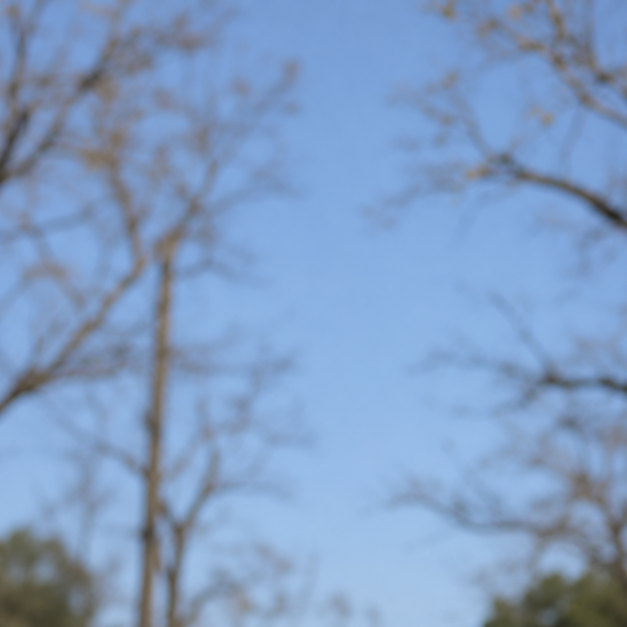
#> input picture output/retrato/fondo_cielo_arboles.png, 1254 x 1254 px (shown at 1/2 size)
$ python componer.py
#> lines starting #> are read from the running program, lines starting #| are printed output that depends on the picture
from pathlib import Path
from PIL import Image, ImageEnhance, ImageFilter

ROOT = Path(__file__).resolve().parents[2]
OUT = Path(__file__).resolve().parent


def compose(background_color=None, output_name='retrato_final_izquierda', crop_right=1024):
#> called with output_name = 'retrato_final_izquierda', crop_right = 1024
    background = Image.open(OUT / 'fondo_cielo_arboles.png').convert('RGB')
#> background is the input picture: PIL image 1254x1254 RGB; mean R, G, B 128.7, 156.8, 194.7
    background = background.resize((1024, 1024), Image.Resampling.LANCZOS)
#> background: PIL image 1024x1024 RGB
    if background_color is not None:
        background = Image.new('RGB', (1024, 1024), background_color)
    source = Image.open(ROOT / 'yo_sin_fondo.png').convert('RGBA')
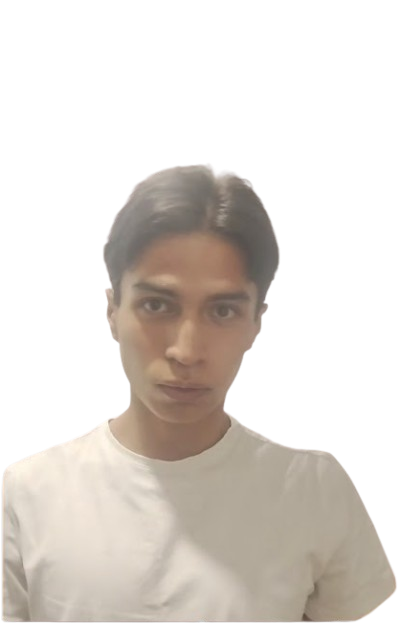
#> input picture yo_sin_fondo.png, 400 x 624 px
#> source is the input picture: PIL image 400x624 RGBA; mean R, G, B, A 75.2, 69.2, 63.3, 104.8
    source = source.crop(source.getbbox())
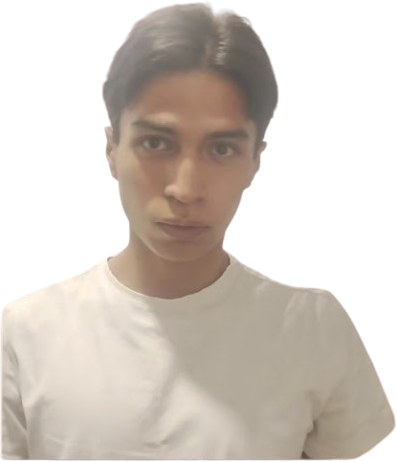
#> source: PIL image 397x462 RGBA; mean R, G, B, A 102.3, 94.1, 86.2, 142.6; transparent parts drawn white
    alpha = source.getchannel('A')
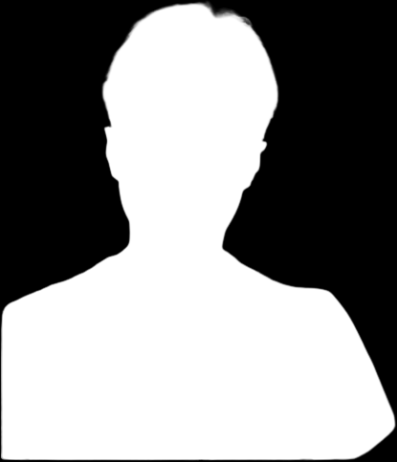
#> alpha: PIL image 397x462 L; min 0, max 255, mean 142.6
    rgb = source.convert('RGB')
    # Tonal corrections only: no synthesis, retouching, or facial reshaping.
    curve = [round(255 * (max(0, min(1, (v - 48) / 204)) ** 0.97)) for v in range(256)]
    rgb = rgb.point(curve * 3)
    red, green, blue = rgb.split()
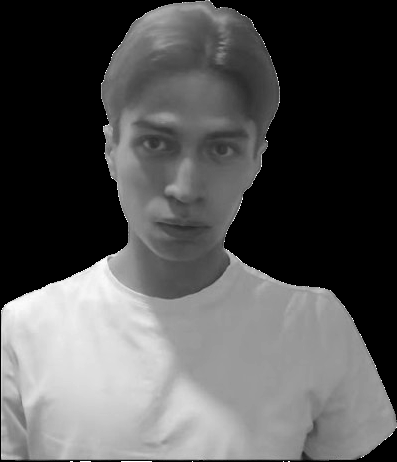
#> green: PIL image 397x462 L; min 0, max 255, mean 84.5
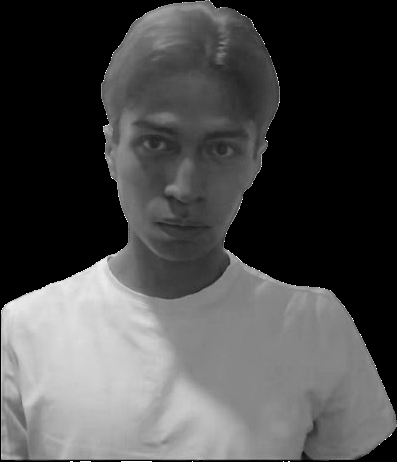
#> blue: PIL image 397x462 L; min 0, max 255, mean 74.6
    red = red.point(lambda v: round(v * 0.985))
    blue = blue.point(lambda v: min(255, round(v * 1.045 + 2)))
    rgb = Image.merge('RGB', (red, green, blue))
    rgb = ImageEnhance.Color(rgb).enhance(0.95)
    rgb.putalpha(alpha)
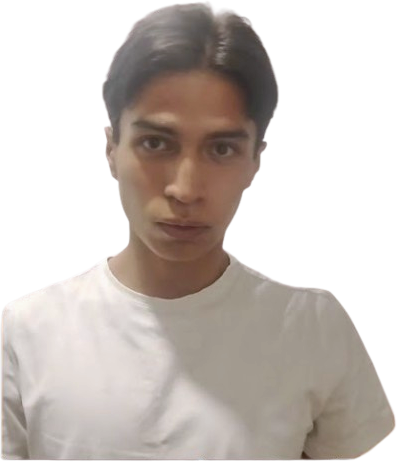
#> rgb: PIL image 397x462 RGBA; mean R, G, B, A 92.6, 84.5, 79.7, 142.6; transparent parts drawn white
    # Match reference framing and keep the cutout's lower edge outside the frame.
    width = 940
    height = round(rgb.height * width / rgb.width)
#> height = 1094
    layer = rgb.resize((width, height), Image.Resampling.LANCZOS)
    mask = layer.getchannel('A')
    # A subpixel edge contraction reduces the original warm fringe.
    inner = mask.filter(ImageFilter.MinFilter(3))
    mask = Image.blend(mask, inner, 0.65).filter(ImageFilter.GaussianBlur(0.35))
    layer.putalpha(mask)
    final = background.convert('RGBA')
    final.alpha_composite(layer, (-35, 62))
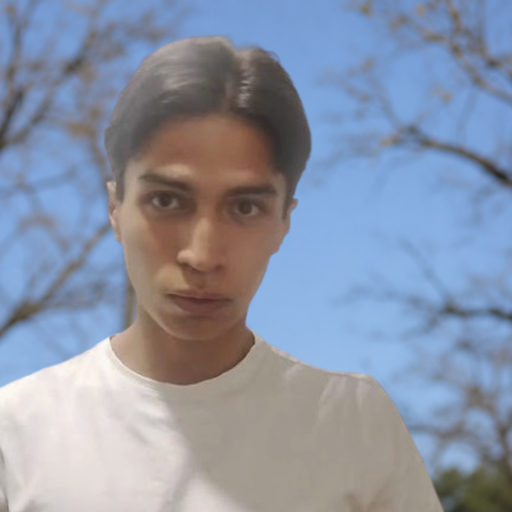
#> final: PIL image 1024x1024 RGBA (shown at 1/2 size); mean R, G, B, A 138.8, 148.2, 166.4, 255
    final = final.crop((0, 0, crop_right, 1024)).convert('RGB')
#> final: PIL image 1024x1024 RGB
    final.save(OUT / f'{output_name}.png')
    final.save(OUT / f'{output_name}.jpg', quality=96, subsampling=0)


if __name__ == '__main__':
    compose()
